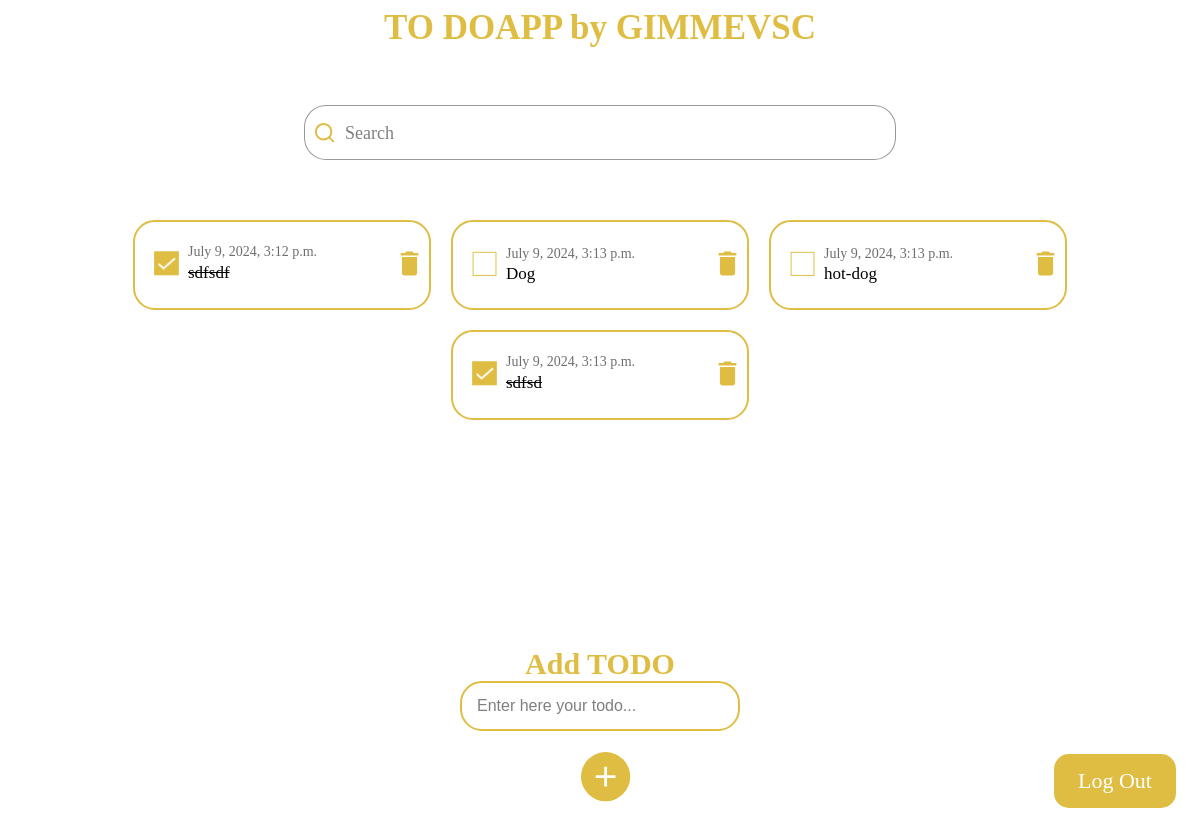
The app's page /main (signed in) with its own data.
### todoapp/models.py (models this page shows)
class ToDoItems(models.Model):
    todo_id = models.AutoField(primary_key=True)
    user = models.ForeignKey(User, on_delete=models.CASCADE)
    created_at = models.DateTimeField(default=timezone.now)
    is_done = models.BooleanField()
    todo_context = models.TextField()
    def __str__(self):
        return self.todo_context

### todoapp/views.py (the view)
# urls.py: path('main', mainPage, name='main'),
def mainPage(request):
    context = {'title': 'Main', 'errors' : {}, 'items' : {}}
    email = request.session.get('email')
    if not email:
        return redirect('login')
    user = User.objects.get(email_address=email)
    items = ToDoItems.objects.filter(user=user)  # Retrieve to-do items for the logged-in user
    print(items)
    context['items'] = items
    return render(request, 'todoapp/main.html', context)

### todoapp/templates/todoapp/main.html (shortened to what this page needs)
{% extends 'todoapp/base.html' %}
{% block content %}
{% load static %}
<div class="main-page">
    <div class="to-do-main">
        <div class="to-doapp-by">
            TO DOAPP by GIMMEVSC
        </div>
        <div class="search">
            <form action="{% url 'todo_search' %}" class="search-form" method="post" novalidate>
                <input type="search" class="input{% if errors.search %} input-error{% endif %}" id="search" name="search" required placeholder="Search" value="{{ request.POST.search }}">
            </form>
        </div>
        <div class="todos">
            <div class="todoitems">
                {% for item in items %}
                <div class="dotoitem">
                    <div class="checkbox">
                        <form method="POST" action="{% url 'doneToDo' item.todo_id %}">
                            <button type="submit" class="done-button">
                                <img src="{% static 'todoapp/img/' %}{% if item.is_done %}done.png{% else %}not_done.svg{% endif %}" alt="done" class="done-button">
                            </button>
                        </form>
                    </div>
                    <div class="content">
                        <div class="todotime">
                            {{ item.created_at }}
                        </div>
                        <div class="{% if item.is_done %} todocontent-line {% else %} todocontent {% endif %}">
                            {{ item.todo_context }}
                        </div>
                    </div>
                    <div class="deletedoto">
                        <div class="form">
                        <form method="POST" action="{% url 'deleteToDo' item.todo_id %}">
                            <button type="submit" class="delete-button">
                                <img src="{% static 'todoapp/img/delete.svg' %}" alt="Delete" class="button-delete">
                            </button>
                        </form>
                    </div>
                    </div>
                </div>
                {% endfor %}
            </div>
        </div>
        <div class="addtodo">
            <div class="text">
                Add TODO
            </div>
            <div class="input">
                <form method="POST" class="todo-form" action="{% url 'addToDo' %}">
                    <input type="todo" class="input{% if errors.todo %} input-error{% endif %}" id="todo" name="todo" required placeholder="Enter here your todo...">
                    <button type="submit" class="image-button">
                        <img src="{% static 'todoapp/img/plus.svg' %}" alt="Add" class="button-image">
                    </button>
                </form>
            </div>
        </div>
    </div>
</div>
<div class="logout">
    <form method="POST" action="{% url 'logout' %}">
        <button type="submit" class="logout-button">
            <div class="text">
                Log Out
            </div>
        </button>
    </form>
</div>
{% endblock %}

### todoapp/templates/todoapp/base.html (shortened to what this page needs)
<!DOCTYPE html>
<html lang="en">
<head>
    {% load static %}
    <link rel="stylesheet" type="text/css" href="{% static 'todoapp/css/styles.css' %}">
</head>
<body>
    <main>
        {% block content %}
        {% endblock %}
    </main>
</body>
</html>

### todoapp/static/todoapp/css/styles.css (style rules this page uses)
* { box-sizing: border-box; }

### records on screen
ToDoItems: created_at "July 9, 2024, 3:12 p.m.", todo_context "sdfsdf"
ToDoItems: created_at "July 9, 2024, 3:13 p.m.", todo_context "Dog"
ToDoItems: created_at "July 9, 2024, 3:13 p.m.", todo_context "hot-dog"
ToDoItems: created_at "July 9, 2024, 3:13 p.m.", todo_context "sdfsd"
